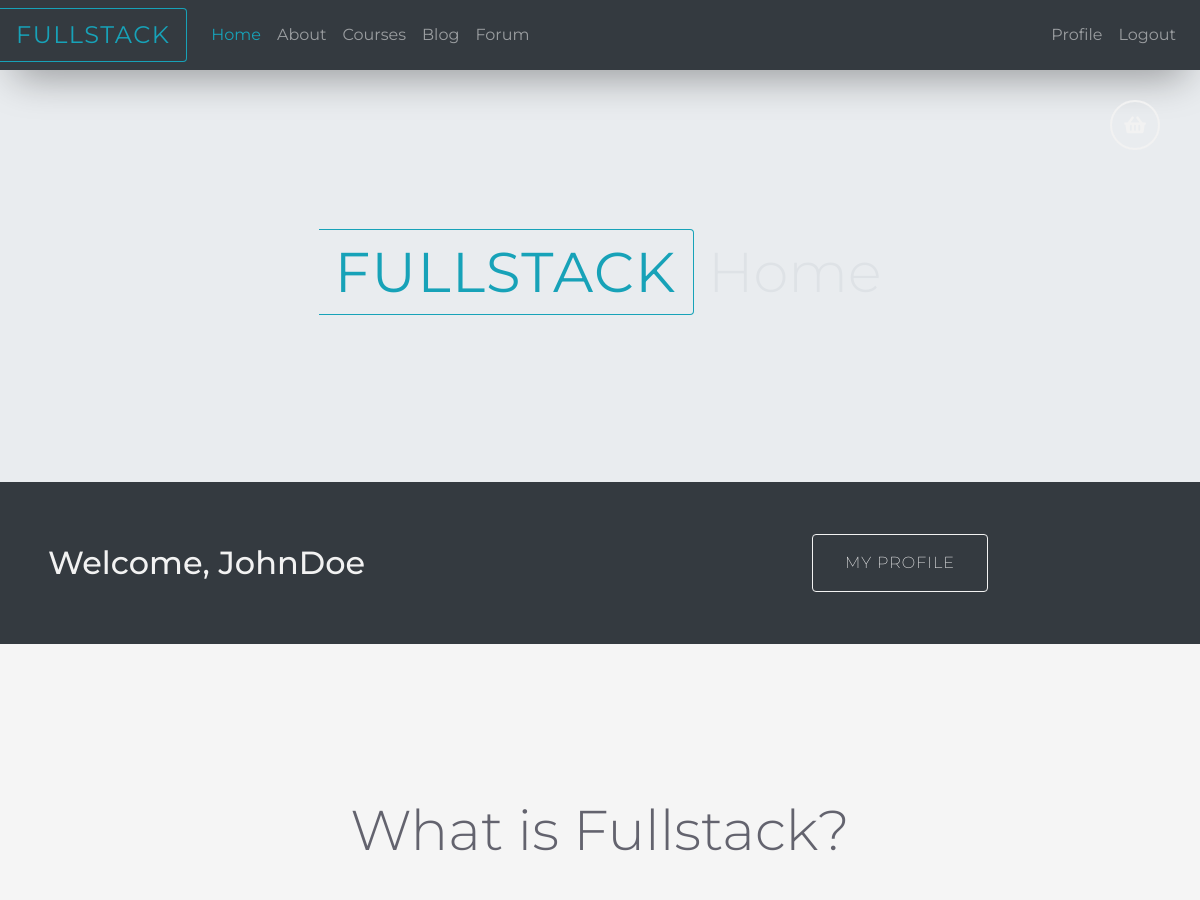
The page / (signed in, upper part) on the database as committed earlier.
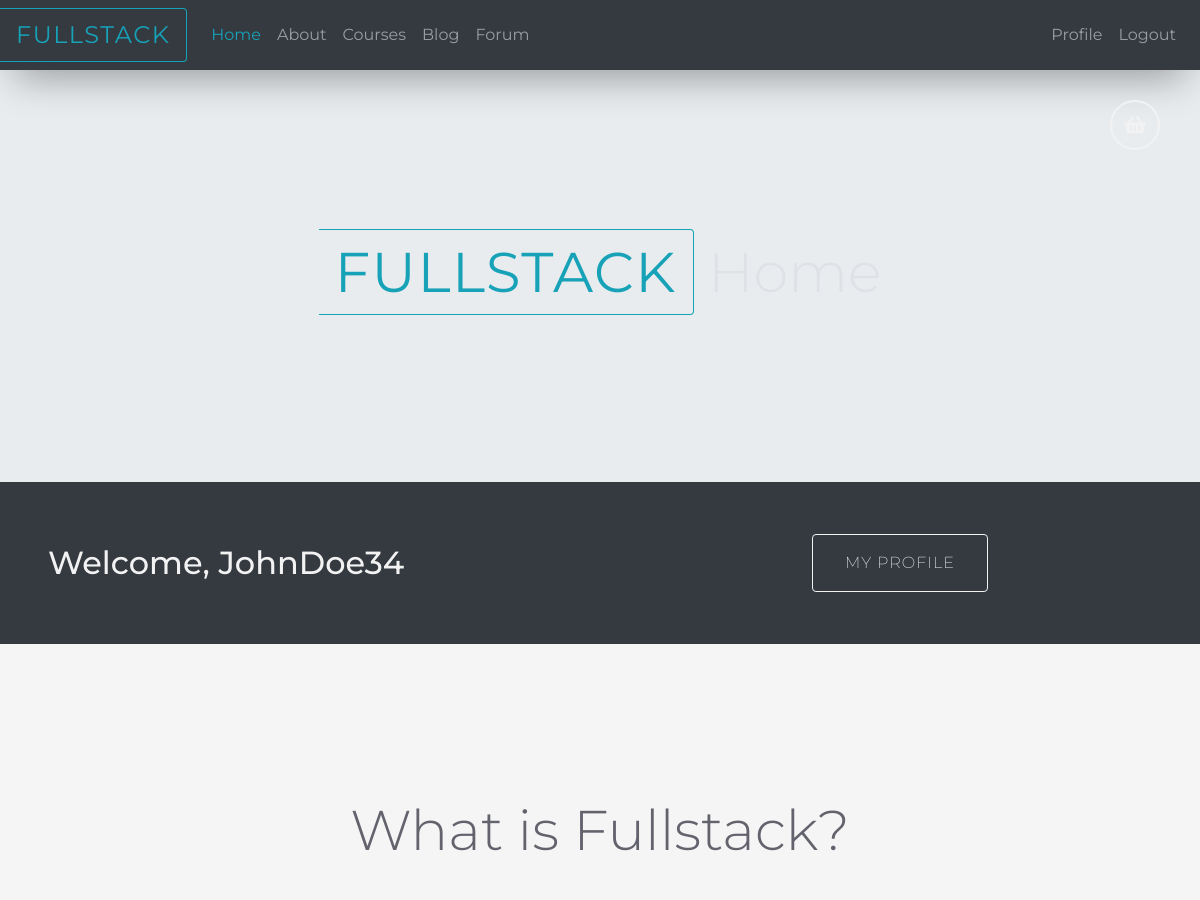
The same page on the database as committed later.
### accounts/models.py (models this page shows)
class User(AbstractUser):
    display_name = models.CharField(max_length=40, default='Anonymous')
    stripe_id = models.CharField(max_length=40, default='')
    objects = AccountUserManager()

### home/views.py (the view)
# urls.py: url(r'^$', views.index, name='index'),
def index(request):
    latest_post = Post.objects.filter(published_date__lte=timezone.now()
                                      ).order_by('-published_date').first()
    languages = Language.objects.all()
    args = {
        'post': latest_post,
        'languages': languages,
    }
    return render(request, 'home/index.html', args)

### cart/contexts.py (called while the page is built)
def cart_contents(request):
    cart = request.session.get('cart', {})
    cart_items = set()
    total = 0
    for module_id in cart.keys():
        module = get_object_or_404(Module, pk=module_id)
        total += module.price
        cart_items.add(module)
    return {'cart_items': cart_items, 'total': total}

### home/templates/home/index.html (shortened to what this page needs)
{% extends "home/base.html" %}
{% load staticfiles %}
{% block head_css %}<link rel="stylesheet" href="{% static "css/pages/index.css" %}">{% endblock head_css %}
{% block body %}
<div class="jumbotron text-center">
    <h1 class="display-4"><span class="fullstack-brand rounded-right border border-left-0">Fullstack</span> Home</h1>
</div>
<section class="sub-hero">
    <div class="row no-gutters">
        <div class="col col-12 col-md-6 d-flex align-items-center">
            {% if user.is_authenticated %}
            <h2>Welcome, {{ user.display_name }}</h2>
            {% else %}
            <h2>Join the community today and make amazing happen!</h2>
            {% endif %}
        </div>
        <div class="col col-12 col-md-6 d-flex flex-wrap justify-content-center align-items-center">
            {% if user.is_authenticated %}
            <a class="btn btn-subhero btn-subhero--home" href="{% url 'profile' %}">My Profile</a>
            {% else %}
            <a class="btn btn-subhero btn-subhero--home" href="{% url 'register' %}">Register</a>
            <a class="btn btn-subhero btn-subhero--home" href="{% url 'login' %}">Login</a>
            {% endif %}
        </div>
    </div>
</section>
<section class="home-section home-about d-flex flex-column justify-content-center align-items-center">
    <div class="row no-gutters justify-content-center align-items-center home-about--row">
        <div class="section-title--home about-title--home text-center"><h3 class="display-4">What is Fullstack?</h3></div>
    </div>
</section>
{% endblock %}

### home/templates/home/base.html (shortened to what this page needs)
{% load staticfiles %}
<!DOCTYPE html>
<html lang="en">
<head>
    <link rel="stylesheet" href="{% static 'css/style.css' %}">
    <link rel="stylesheet" href="https://use.fontawesome.com/releases/v5.3.1/css/all.css">
    {% block head_css %}{% endblock %}
</head>
<body>
    <header>
        <nav class="navbar navbar-expand-md navbar-dark bg-dark">
          <a class="navbar-brand rounded-right border border-left-0 border-primary brand-border" href="{% url 'index' %}">Fullstack</a>
          <a class="cart-main d-flex justify-content-center align-items-center" href="{% url 'view_cart' %}"><i class="fas fa-shopping-basket fa-md"></i></a>
          <div class="collapse navbar-collapse" id="mainNavBar">
            <ul class="nav navbar-nav mr-auto">
              <li class="nav-item active">
                <a class="nav-link" href="{% url 'index' %}">Home <span class="sr-only">(current)</span></a>
              </li>
              <li class="nav-item">
                <a class="nav-link" href="/about/">About</a>
              </li>
              <li class="nav-item">
                <a class="nav-link" href="{% url 'courses' %}">Courses</a>
              </li>
              <li class="nav-item">
                <a class="nav-link" href="{% url 'blog' %}">Blog</a>
              </li>
              <li class="nav-item">
                <a class="nav-link" href="{% url 'forum' %}">Forum</a>
              </li>
            </ul>
            <ul class="nav navbar-nav justify-content-end">
              {% if user.is_authenticated %}
              <li class="nav-item">
                  <a class="nav-link" href="{% url 'profile' %}">Profile</a>
              </li>
              <li class="nav-item">
                  <a class="nav-link" href="{% url 'logout' %}">Logout</a>
              </li>
              {% endif %}
            </ul>
          </div>
        </nav>
    </header>
   <main class="page-content">
       {% block body %}
       {% endblock %}
   </main>
</body>
</html>

### home/static/css/pages/index.css (style rules this page uses)
.jumbotron { background: -webkit-gradient(linear, left top, left bottom, from(#343a40), to(rgba(52, 58, 64, 0.6))), url("https://s3.eu-west-2.amazonaws.com/mk-fullstack/static/assets/backgrounds/Image_6.jpg") center no-repeat/cover; background: -webkit-linear-gradient(#343a40, rgba(52, 58, 64, 0.6)), url("https://s3.eu-west-2.amazonaws.com/mk-fullstack/static/assets/backgrounds/Image_6.jpg") center no-repeat/cover; background: -o-linear-gradient(#343a40, rgba(52, 58, 64, 0.6)), url("https://s3.eu-west-2.amazonaws.com/mk-fullstack/static/assets/backgrounds/Image_6.jpg") center no-repeat/cover; background: linear-gradient(#343a40, rgba(52, 58, 64, 0.6)), url("https://s3.eu-west-2.amazonaws.com/mk-fullstack/static/assets/backgrounds/Image_6.jpg") center no-repeat/cover; color: #dee2e6; }
.fullstack-brand { color: #17a2b8; border-color: #17a2b8 !important; }
.home-section { min-height: 400px; width: 100%; padding: 12%; color: #63636E; }
.section-title--home { padding-bottom: 1.5em; }
.home-about--row { text-align: center; max-width: 960px; }

Rows that differ between the two databases and show on the page:
changed User: display_name "JohnDoe" → "JohnDoe34"
